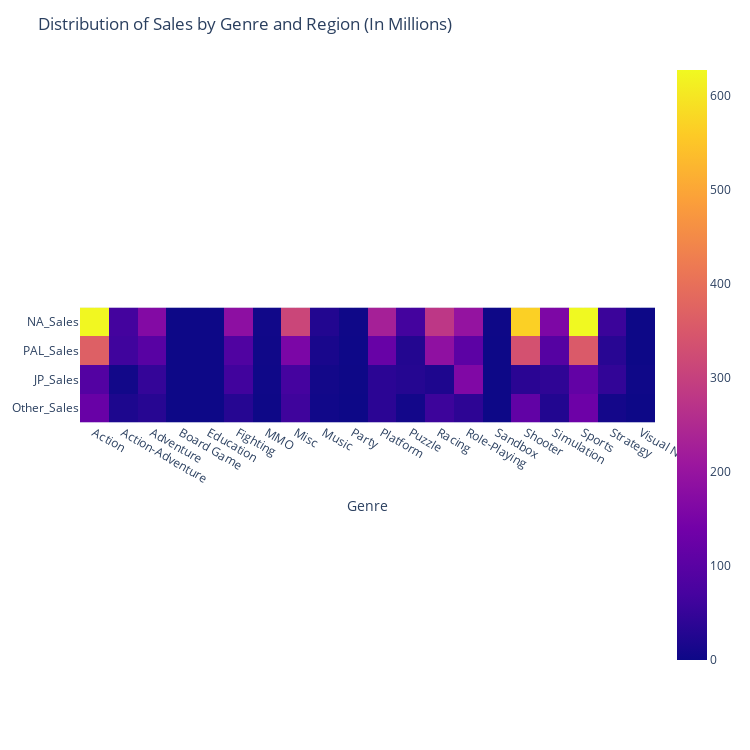

Notebook code cell kept with this figure:
### Code cell
fig
fig = px.imshow(df_vis3.T)
fig.update_layout(autosize=False, width=750,height=750,title="Distribution of Sales by Genre and Region (In Millions)")
fig.show()

### Figure 1 — Plotly figure (JSON) as saved in the notebook; plotly's stock layout.template omitted (floating-point values rounded to 4 significant figures)
{"data": [{"coloraxis": "coloraxis", "hovertemplate": "Genre: %{x}<br>y: %{y}<br>color: %{z}<extra></extra>", "name": "0", "type": "heatmap", "x": ["Action", "Action-Adventure", "Adventure", "Board Game", "Education", "Fighting", "MMO", "Misc", "Music", "Party", "Platform", "Puzzle", "Racing", "Role-Playing", "Sandbox", "Shooter", "Simulation", "Sports", "Strategy", "Visual Novel"], "xaxis": "x", "y": ["NA_Sales", "PAL_Sales", "JP_Sales", "Other_Sales"], "yaxis": "y", "z": [[624.9, 67.84, 167.1, 0.06, 0.08, 184.5, 4.88, 311.6, 25.98, 2.35, 229.1, 67.48, 279.5, 196.0, 0.69, 566.4, 158.6, 628.0, 56.64, 0.47], [367.0, 62.51, 98.18, 0.22, 0, 85.28, 3.42, 154.6, 15.16, 1.61, 121.5, 26.97, 188.3, 105.0, 0.56, 336.1, 93.39, 354.1, 33.61, 0.07], [90.64, 5.6, 48.33, 0.02, 0, 63.44, 2.36, 68.9, 6.74, 0.95, 36.98, 29.68, 21.05, 162.8, 0.52, 36.04, 42.06, 113.5, 45.14, 2.78], [123.2, 19.45, 32.09, 0.02, 0.01, 30.7, 1.19, 60.78, 4.94, 0.47, 36.61, 7.92, 58.57, 38.63, 0.12, 113.0, 25.59, 132.0, 8.72, 0.12]]}], "layout": {"autosize": false, "coloraxis": {"colorscale": [[0, "#0d0887"], [0.1111, "#46039f"], [0.2222, "#7201a8"], [0.3333, "#9c179e"], [0.4444, "#bd3786"], [0.5556, "#d8576b"], [0.6667, "#ed7953"], [0.7778, "#fb9f3a"], [0.8889, "#fdca26"], [1, "#f0f921"]]}, "height": 750, "margin": {"t": 60}, "title": {"text": "Distribution of Sales by Genre and Region (In Millions)"}, "width": 750, "xaxis": {"anchor": "y", "constrain": "domain", "domain": [0, 1], "scaleanchor": "y", "title": {"text": "Genre"}}, "yaxis": {"anchor": "x", "autorange": "reversed", "constrain": "domain", "domain": [0, 1]}}}
